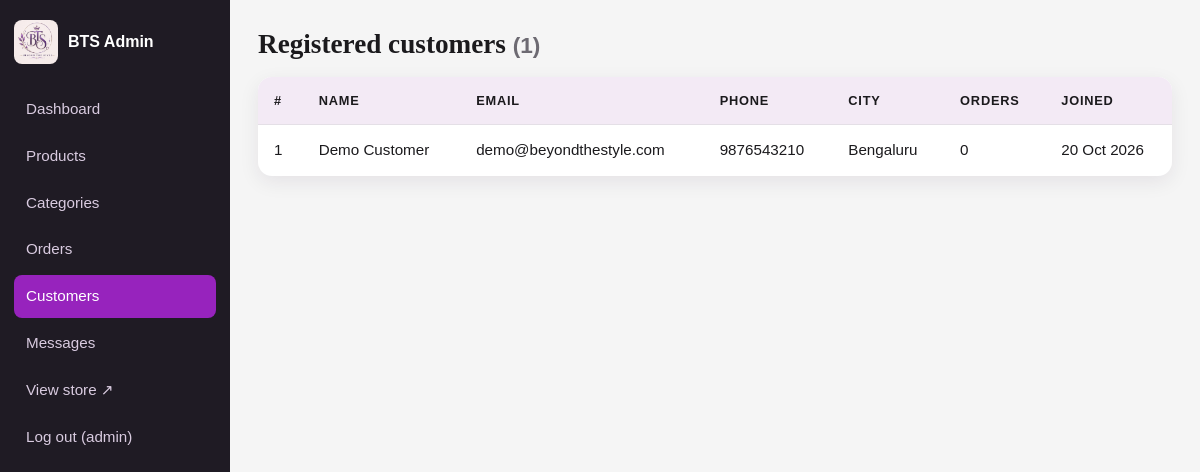
Screenshot of /users.php (signed in) with the database file from the repository.
### tables this page shows
CREATE TABLE `users` (
  `id`            INT UNSIGNED NOT NULL AUTO_INCREMENT,
  `name`          VARCHAR(100) NOT NULL,
  `email`         VARCHAR(150) NOT NULL,
  `password_hash` VARCHAR(255) NOT NULL,
  `phone`         VARCHAR(20)  NOT NULL DEFAULT '',
  `address`       VARCHAR(255) NOT NULL DEFAULT '',
  `city`          VARCHAR(100) NOT NULL DEFAULT '',
  `state`         VARCHAR(100) NOT NULL DEFAULT '',
  `postal_code`   VARCHAR(12)  NOT NULL DEFAULT '',
  `created_at`    DATETIME     NOT NULL DEFAULT CURRENT_TIMESTAMP,
  PRIMARY KEY (`id`),
  UNIQUE KEY `uq_users_email` (`email`)
);

### functions.php (called while the page is built, shortened)
<?php
require_once __DIR__ . '/db.php';
function e($value): string
{
    return htmlspecialchars((string) $value, ENT_QUOTES | ENT_SUBSTITUTE, 'UTF-8');
}
function url(string $path = ''): string
{
    return BASE_URL . '/' . ltrim($path, '/');
}
function asset_url(string $relativePath): string
{
    $segments = array_map('rawurlencode', explode('/', trim($relativePath)));
    return url(implode('/', $segments));
}
function csrf_token(): string
{
    return $_SESSION['csrf'];
}
function get(string $key, string $default = ''): string
{
    $v = $_GET[$key] ?? $default;
    return is_string($v) ? trim($v) : $default;
}

### db.php (called while the page is built, shortened)
<?php
function db(): PDO
{
    static $pdo = null;
    if ($pdo !== null) {
        return $pdo;
    }
    $dsn = 'mysql:host=' . DB_HOST . ';dbname=' . DB_NAME . ';charset=' . DB_CHARSET;
    try {
        $pdo = new PDO($dsn, DB_USER, DB_PASS, [
            PDO::ATTR_ERRMODE            => PDO::ERRMODE_EXCEPTION,
            PDO::ATTR_DEFAULT_FETCH_MODE => PDO::FETCH_ASSOC,
            PDO::ATTR_EMULATE_PREPARES   => false,
        ]);
    } catch (PDOException $e) {
        error_log('BTS database connection failed: ' . $e->getMessage());
        http_response_code(500);
        exit('<h2>Database connection failed</h2><p>Make sure MySQL is running in XAMPP, '
            . 'that <code>database.sql</code> has been imported, and that the credentials in '
            . '<code>includes/config.php</code> are correct.</p>');
    }
    return $pdo;
}
function query(string $sql, array $params = []): PDOStatement
{
    $stmt = db()->prepare($sql);
    $stmt->execute($params);
    return $stmt;
}
function fetch_all(string $sql, array $params = []): array
{
    return query($sql, $params)->fetchAll();
}
function fetch_one(string $sql, array $params = []): ?array
{
    $row = query($sql, $params)->fetch();
    return $row === false ? null : $row;
}
function fetch_value(string $sql, array $params = [])
{
    $row = query($sql, $params)->fetch(PDO::FETCH_NUM);
    return $row === false ? null : $row[0];
}

### auth.php (called while the page is built, shortened)
<?php
require_once __DIR__ . '/functions.php';
function current_admin(): ?array
{
    static $admin = false;
    if ($admin === false) {
        $admin = null;
        if (!empty($_SESSION['admin_id'])) {
            $admin = fetch_one('SELECT id, username FROM admins WHERE id = ?', [$_SESSION['admin_id']]);
        }
    }
    return $admin;
}
function require_admin(): array
{
    $admin = current_admin();
    return $admin;
}

### users.php (the view, shortened to what this page needs)
<?php
require_once __DIR__ . '/../includes/admin-header.php';
$page = max(1, (int) get('page', '1'));
$total = (int) fetch_value('SELECT COUNT(*) FROM users');
$pages = max(1, (int) ceil($total / 25));
$page = min($page, $pages);
$users = fetch_all('SELECT u.id, u.name, u.email, u.phone, u.city, u.created_at,
        (SELECT COUNT(*) FROM orders o WHERE o.user_id = u.id) AS order_count
    FROM users u ORDER BY u.id DESC LIMIT 25 OFFSET ' . (($page - 1) * 25));
?>
<h1>Registered customers <small class="muted">(<?= $total ?>)</small></h1>
<?php if (!$users): ?>
    <p class="empty">No customers have registered yet.</p>
<?php else: ?>
<div class="table-wrap">
    <table class="table">
        <thead><tr><th>#</th><th>Name</th><th>Email</th><th>Phone</th><th>City</th><th>Orders</th><th>Joined</th></tr></thead>
        <tbody>
        <?php foreach ($users as $u): ?>
            <tr>
                <td data-label="#"><?= (int) $u['id'] ?></td>
                <td data-label="Name"><?= e($u['name']) ?></td>
                <td data-label="Email"><?= e($u['email']) ?></td>
                <td data-label="Phone"><?= e($u['phone'] ?: '-') ?></td>
                <td data-label="City"><?= e($u['city'] ?: '-') ?></td>
                <td data-label="Orders"><?= (int) $u['order_count'] ?></td>
                <td data-label="Joined"><?= e(date('d M Y', strtotime($u['created_at']))) ?></td>
            </tr>
        <?php endforeach; ?>
        </tbody>
    </table>
</div>
<?php endif; ?>
<?php include __DIR__ . '/../includes/admin-footer.php'; ?>

### admin-header.php (shortened to what this page needs)
<?php
require_once __DIR__ . '/auth.php';
$admin = require_admin();
$current = basename($_SERVER['SCRIPT_NAME']);
$nav = [
    'dashboard.php'  => 'Dashboard',
    'products.php'   => 'Products',
    'categories.php' => 'Categories',
    'orders.php'     => 'Orders',
    'users.php'      => 'Customers',
    'messages.php'   => 'Messages',
];
$parent = ['add-product.php' => 'products.php', 'edit-product.php' => 'products.php', 'order.php' => 'orders.php'];
$active = $parent[$current] ?? $current;
?>
<!DOCTYPE html>
<html lang="en">
<head>
    <link rel="stylesheet" href="<?= e(url('assets/css/style.css')) ?>">
</head>
<body class="admin">
<div class="admin-shell">
    <aside class="admin-side">
        <div class="admin-brand">
            <img src="<?= e(asset_url('images/logo.jpeg')) ?>" alt="" width="44" height="44">
            <strong>BTS Admin</strong>
        </div>
        <nav>
            <?php foreach ($nav as $file => $label): ?>
                <a href="<?= e(url('admin/' . $file)) ?>" class="<?= $active === $file ? 'active' : '' ?>"><?= e($label) ?></a>
            <?php endforeach; ?>
            <a href="<?= e(url('index.php')) ?>" target="_blank" rel="noopener">View store &nearr;</a>
            <a href="<?= e(url('admin/logout.php?t=' . csrf_token())) ?>">Log out (<?= e($admin['username']) ?>)</a>
        </nav>
    </aside>
    <div class="admin-main">

### style.css (style rules this page uses)
:root { --ink: #1b1a1d; --charcoal: hsla(300, 3%, 20%, 0.96); --purple: #9723bd; --purple-dark: #7b0c7b; --lavender: #dfcbdf; --lavender-soft: #f3eaf5; --bg: #f5f5f5; --white: #fff; --muted: #6d6a72; --line: #e4dfe6; --ok: #1f8a4c; --warn: #c77700; --err: #c0392b; --radius: 14px; --shadow: 0 6px 20px rgba(40, 10, 50, 0.08); --serif: Georgia, "Times New Roman", serif; }
* { margin: 0; padding: 0; box-sizing: border-box; font-family: Arial, Helvetica, sans-serif; }
html { scroll-behavior: smooth; }
body { background: var(--bg); color: var(--ink); line-height: 1.5; -webkit-font-smoothing: antialiased; }
img { max-width: 100%; display: block; }
a { color: var(--purple); text-decoration: none; }
h1, h2, h3, h4 { font-family: var(--serif); font-weight: 700; line-height: 1.2; }
.muted { color: var(--muted); }
.table-wrap { overflow-x: auto; background: #fff; border-radius: var(--radius); box-shadow: var(--shadow); }
.table { width: 100%; border-collapse: collapse; min-width: 560px; }
.table th, .table td { padding: 14px 16px; text-align: left; border-bottom: 1px solid var(--line); vertical-align: middle; font-size: .95rem; }
.table th { background: var(--lavender-soft); font-size: .8rem; text-transform: uppercase; letter-spacing: .8px; }
.table tr:last-child td { border-bottom: 0; }
.admin-shell { display: grid; grid-template-columns: 230px 1fr; min-height: 100vh; }
.admin-side { background: #1f1b24; color: #fff; padding: 20px 14px; position: sticky; top: 0; height: 100vh; overflow-y: auto; }
.admin-brand { display: flex; align-items: center; gap: 10px; margin-bottom: 24px; }
.admin-brand img { border-radius: 8px; }
.admin-side nav a { display: block; color: #d9cbe0; padding: 10px 12px; border-radius: 8px; margin-bottom: 4px; font-size: .95rem; }
.admin-side nav a.active { background: var(--purple); color: #fff; }
.admin-main { padding: 28px; min-width: 0; }
.admin-main h1 { font-size: 1.7rem; margin-bottom: 16px; }

### rows the page displays
users: id "1", name "Demo Customer", email "demo@beyondthestyle.com", phone "9876543210", city "Bengaluru", order_count "0", created_at "20 Oct 2026"

### other values shown
$label "Dashboard"
$label "Products"
$label "Categories"
$label "Orders"
$label "Customers"
$label "Messages"
$admin['username'] "admin"
$total "1"
